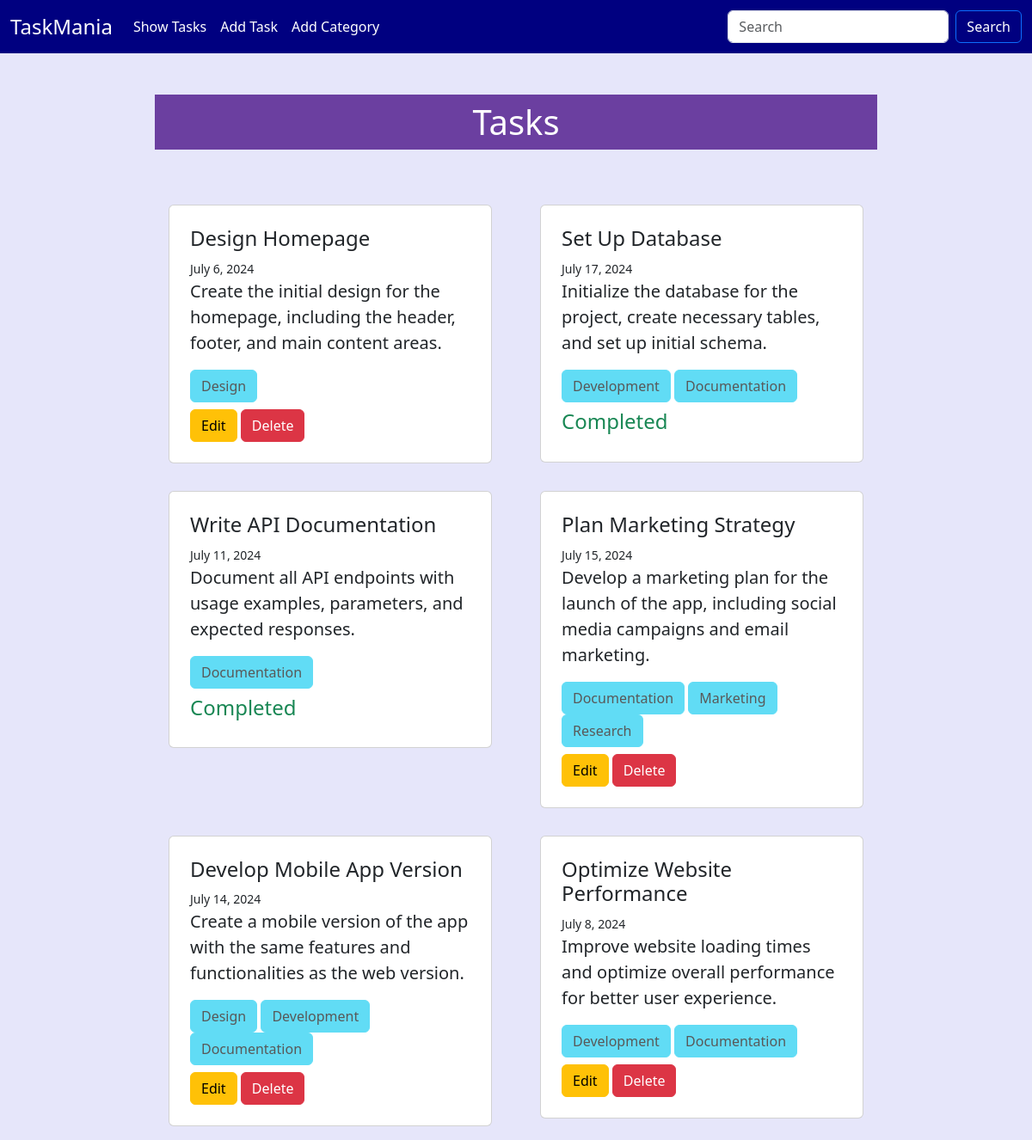
The page / on the database its author committed.
### task/models.py (models this page shows, shortened)
class TaskModel(models.Model):
    task_title = models.CharField(max_length=150)
    task_desc= models.TextField()
    is_completed = models.BooleanField(default=False)
    assign_date = models.DateField(default=date.today)
    category = models.ManyToManyField(CategoryModel)

### category/models.py (models this page shows, shortened)
class CategoryModel(models.Model):
    category_name = models.CharField(max_length=100)

### TaskMania/views.py (the view)
# urls.py: path('', views.show_tasks, name = 'show_tasks'),
def show_tasks(request):
    data = TaskModel.objects.all()
    return render(request, 'show_tasks.html', {'data':data})

### templates/show_tasks.html (shortened to what this page needs)
{% extends 'base.html' %}
{% block content %}
{% if data %}
<div  style = "width:70%; margin:auto">
    <h1 class = "text-center text-white my-5 p-2" style ="background-color: #6B3FA0">Tasks</h1>
    <div class="row">
        {% for dt in data %}
        <div class="col-sm-6 mb-3 mb-sm-0 ">
          <div class="card m-3 p-2">
            <div class="card-body">
              <h4 class="card-title">{{dt.task_title}}</h4>
              <small>{{dt.assign_date}}</small>
              <p class="card-text" style="font-size: 20px;">{{dt.task_desc}}</p>
            {% for cat in dt.category.all %}
            <button class ="btn btn-info" disabled>{{ cat.category_name }}</button>
            {% endfor %}
            {% if dt.is_completed %}
              <h4 class = "text-success mt-2">Completed</h4>
            {% else %}
              <div class = "mt-2">
                <a href="{% url 'edit_data' dt.id %}" class="btn btn-warning">Edit</a>
                <form action="{% url 'delete_data' dt.id %}" method="POST" class="d-inline">
                    <input type="submit" class="btn btn-danger" value="Delete">
                </form>
              </div>
              {% endif %}
            </div>
          </div>
        </div>
          {% endfor %}
      </div>
    </div>
    {% else %}
    <h1 class = "container bg-danger mt-5 text-white text-center" style ="width:70%; margin:auto">No Records</h1>
    {% endif %}
{% endblock content %}

### templates/base.html (shortened to what this page needs)
<!DOCTYPE html>
<html lang="en">
<head>
    <link href="https://cdn.jsdelivr.net/npm/bootstrap@5.3.3/dist/css/bootstrap.min.css" rel="stylesheet">
</head>
<body>
    <nav class="navbar navbar-expand-lg bg-dark bg-body-tertiary" style="background-color: #000080 !important;">
        <div class="container-fluid">
          <a class="navbar-brand text-white" style = "font-size:1.5rem" href="#">TaskMania</a>
          <div class="collapse navbar-collapse" id="navbarSupportedContent">
            <ul class="navbar-nav me-auto mb-2 mb-lg-0">
              <li class="nav-item">
                <a class="nav-link active text-white" aria-current="page" href="{% url 'show_tasks' %}">Show Tasks</a>
              </li>
              <li class="nav-item">
                <a class="nav-link text-white" href="{% url 'add_task' %}">Add Task</a>
              </li>
              <li class="nav-item">
                <a class="nav-link text-white" href="{% url 'add_category' %}">Add Category</a>
              </li>
            </ul>
            <form class="d-flex" role="search">
              <input class="form-control me-2" type="search" placeholder="Search" aria-label="Search">
              <button class="btn btn-outline-primary text-white" type="submit">Search</button>
            </form>
          </div>
        </div>
      </nav>
      {% block content %} {% endblock content %}
</body>
</html>

### templates/base.html (style rules this page uses)
body { background-color:#E6E6FA; }

### rows shown on the page
TaskModel: task_title "Design Homepage", assign_date "July 6, 2024", task_desc "Create the initial design for the homepage, including the header, footer, and main content areas."
CategoryModel: category_name "Design"
TaskModel: task_title "Set Up Database", assign_date "July 17, 2024", task_desc "Initialize the database for the project, create necessary tables, and set up initial schema.", is_completed "Completed"
CategoryModel: category_name "Development"
CategoryModel: category_name "Documentation"
TaskModel: task_title "Write API Documentation", assign_date "July 11, 2024", task_desc "Document all API endpoints with usage examples, parameters, and expected responses.", is_completed "Completed"
TaskModel: task_title "Plan Marketing Strategy", assign_date "July 15, 2024", task_desc "Develop a marketing plan for the launch of the app, including social media campaigns and email marketing."
CategoryModel: category_name "Marketing"
CategoryModel: category_name "Research"
TaskModel: task_title "Develop Mobile App Version", assign_date "July 14, 2024", task_desc "Create a mobile version of the app with the same features and functionalities as the web version."
TaskModel: task_title "Optimize Website Performance", assign_date "July 8, 2024", task_desc "Improve website loading times and optimize overall performance for better user experience."
